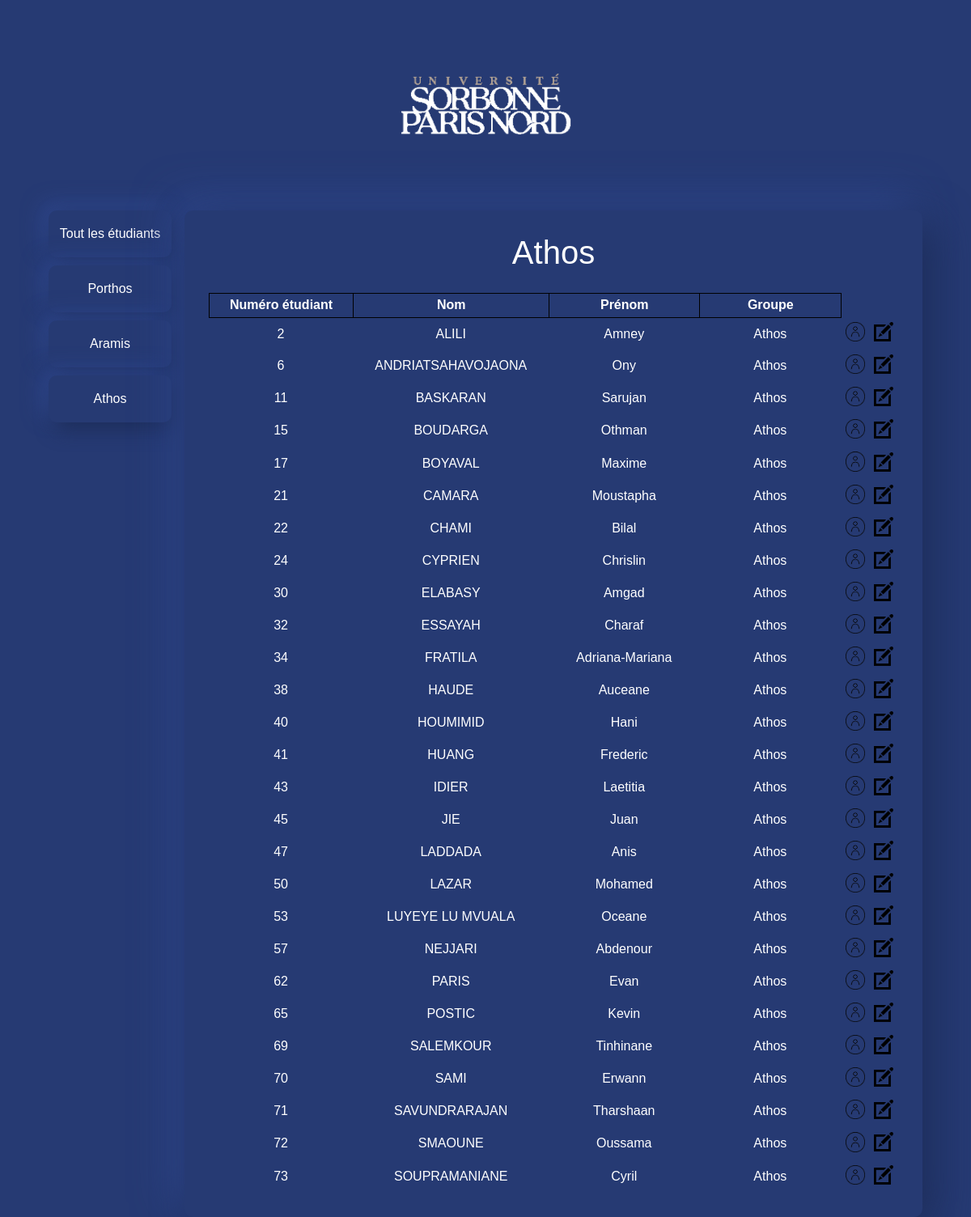
/?controller=list&action=athos, run on the app's committed database.
### tables this page shows
CREATE TABLE IF NOT EXISTS `etudiant` (
  `student_id` int NOT NULL,
  `nom` varchar(20) DEFAULT NULL,
  `prenom` varchar(20) DEFAULT NULL,
  `mail` varchar(50) DEFAULT NULL,
  `stage_dentention` tinyint(1) DEFAULT NULL,
  `visibility_flag` tinyint(1) DEFAULT NULL,
  `entreprise_id` int DEFAULT NULL,
  `groupe` varchar(10) DEFAULT NULL,
  `personnel_id` int DEFAULT NULL,
  `formation_id` int DEFAULT NULL,
  PRIMARY KEY (`student_id`),
  KEY `entreprise_id` (`entreprise_id`),
  KEY `personnel_id` (`personnel_id`),
  KEY `formation_id` (`formation_id`)
);

### Controllers/Controller_list.php (called while the page is built, shortened)
<?php
class Controller_list extends Controller
{
    public function action_athos()
    {
        $m = Model::getModel();
        $data = [
            "liste" => $m->getAthos(),
        ];
        $this->render("athos", $data);
    }
}

### Models/Model.php (called while the page is built, shortened)
<?php
class Model
{
    private $bd;
    private static $instance = null;
    private function __construct()
    {
        include "credentials.php";
        $this->bd = new PDO($dsn, $login, $mdp );
        $this->bd->setAttribute(PDO::ATTR_ERRMODE, PDO::ERRMODE_EXCEPTION);
        $this->bd->query("SET nameS 'utf8'");
    }
    public static function getModel()
    {
        if (self::$instance === null) {
            self::$instance = new self();
        }
        return self::$instance;
    }
    public function getAthos()
    {
        $req = $this->bd->prepare("SELECT * FROM `etudiant` WHERE groupe ='Athos' ORDER BY `etudiant`. `groupe` ASC ,`nom` ASC ");
        $req->execute();
        return $req->fetchall();
    }
}

### Models/credentials.php (called while the page is built, shortened)
<?php
  $dsn = "mysql:host=localhost;dbname=SAE;";
  $login = "root";
  $mdp = "";
 ?>

### Utils/functions.php (called while the page is built)
<?php
function e($message)
{
    return htmlspecialchars($message, ENT_QUOTES);
}

### Views/view_list_etudiant.php (the view)
<table>
    <tr> <th>Numéro étudiant</th> <th>Nom</th> <th>Prénom</th> <th>Groupe</th> <th class="sansBordure"></th> <th class="sansBordure"></th></tr>
    <?php foreach ($liste as $pn) : ?>
    <tr>
        <td class="sansBordure"> <?= e($pn['student_id']) ?> </a></td>
        <td class="sansBordure"> <?= e(ucfirst($pn['nom'])) ?> </td>
        <td class="sansBordure"> <?= e($pn['prenom']) ?> </td>
        <td class="sansBordure"> <?= e($pn['groupe']) ?> </td>
        <td class="sansBordure">
            <a href="?controller=list&action=informations&id=<?= e($pn['student_id']) ?>">
                <img class="icone" src="Content/img/profile-icon.png" alt="profile"/>
            </a>
        </td>
        <td class="sansBordure">
            <a href="?controller=list&action=boslist&id=<?= e($pn['student_id'])?>">
                <img class="icone" src="Content/img/edit-icon.png" alt="edit"/>
            </a>
        </td>
    </tr>
    <?php endforeach ?>
</table>

### Content/css/GestionStage.css (style rules this page uses)
* { box-sizing: border-box; }
body { width : 90%; background-color : #263A73; margin:auto; overflow-y: scroll ; position: relative; }
table { border-collapse : collapse; margin : auto; }
td,th { border : 1px solid black; width : 300px; height : 30px; text-align : center; }
.sansBordure { border : 0px; width : 30px; padding-left : 0px; }
img.icone { width: 24px; margin: 5px; transition: 0.2s }
body { display:grid; grid-template-columns: 1fr 6fr; column-gap: 1em; grid-template-areas: "h h" "menu main"; }
table { font: caption; ; color :#ffff; border : 0px; }
table th { font-size: 100%; }

### data on the page
etudiant: student_id "2", nom "ALILI", prenom "Amney", groupe "Athos"
etudiant: student_id "6", nom "ANDRIATSAHAVOJAONA", prenom "Ony", groupe "Athos"
etudiant: student_id "11", nom "BASKARAN", prenom "Sarujan", groupe "Athos"
etudiant: student_id "15", nom "BOUDARGA", prenom "Othman", groupe "Athos"
etudiant: student_id "17", nom "BOYAVAL", prenom "Maxime", groupe "Athos"
etudiant: student_id "21", nom "CAMARA", prenom "Moustapha", groupe "Athos"
etudiant: student_id "22", nom "CHAMI", prenom "Bilal", groupe "Athos"
etudiant: student_id "24", nom "CYPRIEN", prenom "Chrislin", groupe "Athos"
etudiant: student_id "30", nom "ELABASY", prenom "Amgad", groupe "Athos"
etudiant: student_id "32", nom "ESSAYAH", prenom "Charaf", groupe "Athos"
etudiant: student_id "34", nom "FRATILA", prenom "Adriana-Mariana", groupe "Athos"
etudiant: student_id "38", nom "HAUDE", prenom "Auceane", groupe "Athos"
etudiant: student_id "40", nom "HOUMIMID", prenom "Hani", groupe "Athos"
etudiant: student_id "41", nom "HUANG", prenom "Frederic", groupe "Athos"
etudiant: student_id "43", nom "IDIER", prenom "Laetitia", groupe "Athos"
etudiant: student_id "45", nom "JIE", prenom "Juan", groupe "Athos"
etudiant: student_id "47", nom "LADDADA", prenom "Anis", groupe "Athos"
etudiant: student_id "50", nom "LAZAR", prenom "Mohamed", groupe "Athos"
etudiant: student_id "53", nom "LUYEYE LU MVUALA", prenom "Oceane", groupe "Athos"
etudiant: student_id "57", nom "NEJJARI", prenom "Abdenour", groupe "Athos"
etudiant: student_id "62", nom "PARIS", prenom "Evan", groupe "Athos"
etudiant: student_id "65", nom "POSTIC", prenom "Kevin", groupe "Athos"
etudiant: student_id "69", nom "SALEMKOUR", prenom "Tinhinane", groupe "Athos"
etudiant: student_id "70", nom "SAMI", prenom "Erwann", groupe "Athos"
etudiant: student_id "71", nom "SAVUNDRARAJAN", prenom "Tharshaan", groupe "Athos"
etudiant: student_id "72", nom "SMAOUNE", prenom "Oussama", groupe "Athos"
etudiant: student_id "73", nom "SOUPRAMANIANE", prenom "Cyril", groupe "Athos"
